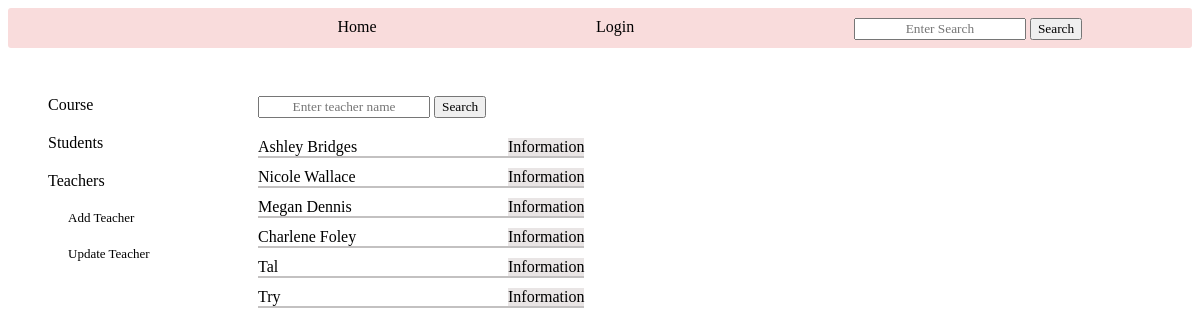
The page /admin_teachers on the database as committed earlier.
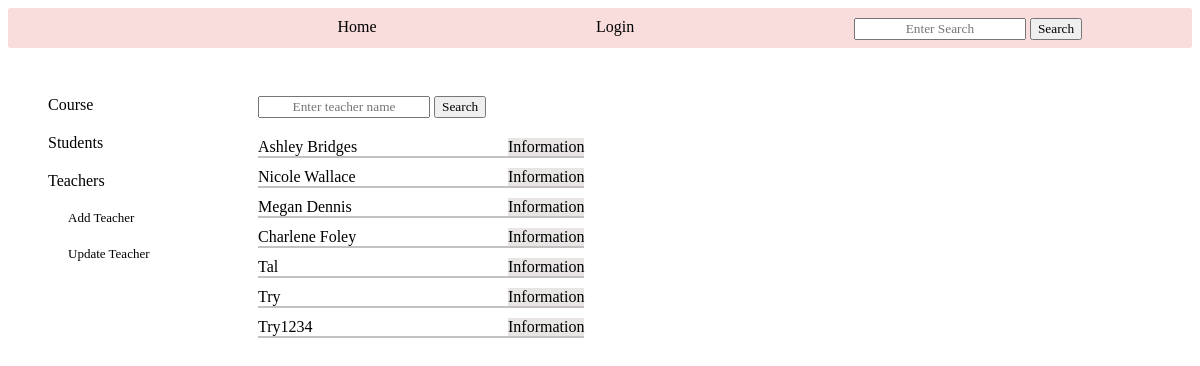
The same page on the database as committed later.
### tables this page shows
CREATE TABLE teachers (
        id INTEGER PRIMARY KEY,
        name TEXT NOT NULL,
        email TEXT UNIQUE ,
        phone TEXT UNIQUE ,
        user_id INTEGER,
        FOREIGN KEY(user_id) REFERENCES new_users (id)
        );

### app.py (the view, shortened to what this page needs)
@app.route('/admin_teachers',methods=['GET', 'POST'])
def admin_teachers(): # teachers information and actions for admin
    log=check_log()
    info=info_user()
    form=['create']
    return render_template('admin_teachers.html', log=log, info=info, form=form, teacher_dict='', teachers_objects=create_teachers_objects(crud.read_all('teachers')))

### app.py (called while the page is built)
def check_log(): #check if user is loged in or not
    log_result={}
    if "name" in session:
        link='/logout'
        log='Logout'
        log_result['link']=link
        log_result['log']=log
        return log_result
    else:
        link='/login'
        log='Login'
        log_result['link']=link
        log_result['log']=log
        return log_result

### crud.py (called while the page is built)
def read_all(table):
    return query(f"SELECT * FROM {table}")

### functions.py (called while the page is built)
def create_teachers_objects(teachers: list):
    teachers_objects=[classes.Teacher(teacher[0], teacher[1], teacher[2], teacher[3], teacher[4]) for teacher in teachers]
    return teachers_objects

### setup_db.py (called while the page is built)
def query(sql):
    with sqlite3.connect('students.db') as conn:
        cur=conn.cursor()
        cur.execute(sql)
        return cur.fetchall()

### templates/admin_teachers.html (shortened to what this page needs)
{% include "admin_nav_teachers.html" %}
    <div class="admin_teachers_main">
        <div class="main_teacher_search">
            <div class="teacher_search">
                {% for f in form %}
                <form action="" method="POST">
                    <input type="text" name="search" placeholder="Enter teacher name">
                    <input type="submit" value="Search">
                </form>
                {% endfor %}
            </div>
            <div class="teachers_list">
                {% for teacher in teachers_objects %}
                <div class="teacher_info">
                    <span class="teacher_name">{{teacher.name}}</span>
                    <a href="/teacher_info/{{teacher.tid}}">Information</a>
                </div>
                {% endfor %}
            </div>
        </div>
        <div class="main_teacher_info">
            <div class="main_teacher_detail">
            </div>
        </div>
    </div>
    <div class="info_more_links">
    </div>
</div>

Rows that differ between the two databases and show on the page:
added teachers: name "Try1234"
